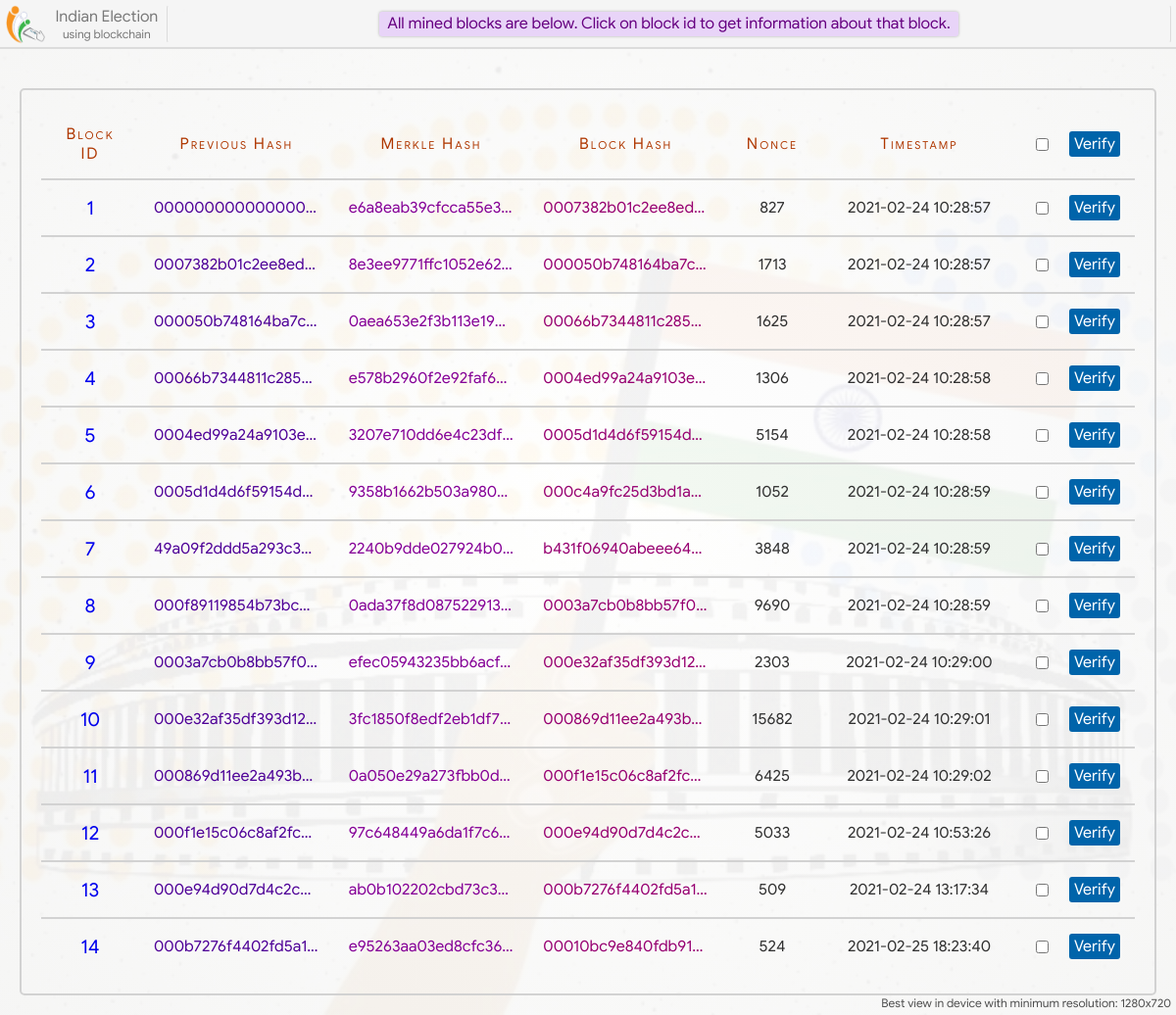
Screenshot of /blockchain/ with the database file from the repository.
### home/models.py (models this page shows)
class Block(models.Model):
    prev_hash = models.CharField(max_length=100, blank=True)
    merkle_hash = models.CharField(max_length=100, blank=True)
    this_hash = models.CharField(max_length=100, blank=True)
    nonce = models.IntegerField(null=True)
    timestamp = models.DateTimeField()

### home/views.py (the view)
# urls.py: path('blockchain/', views.blockchain, name='blockchain'),
def blockchain(request):
    blocks = Block.objects.all()
    return render(request, 'blockchain.html', {'blocks':blocks})

### home/templates/blockchain.html (shortened to what this page needs)
{% extends 'base.html' %}
{% load static %}
{% block head %}
    <link rel="stylesheet" type="text/css" href="{% static 'css/blockchain.css' %}">
{% endblock %}
{% block main_content %}
<div class="blocks">
    <table class="mine-block-result">
        <tr class="table-header">
            <td>Block ID</td>
            <td>Previous Hash</td>
            <td>Merkle Hash</td>
            <td>Block Hash</td>
            <td>Nonce</td>
            <td>Timestamp</td>
            <td> <div class="verify-button" title="Click to verify selected Blocks"> <input type="checkbox" onchange="verifySelect(this)"> <span onclick="verifyBlock(this)">Verify</span> </div> </td>
        </tr>
        {% if blocks %}
        {% for block in blocks %}
        <tr id="{{ block.id }}">
            <td> <a class="block-info-link" href="/block-info/?id={{block.id}}"> {{ block.id }} </a> </td>
            <td title="{{ block.prev_hash }}" style="color: rgb(78, 0, 151);">{{ block.prev_hash }}</td>
            <td title="{{ block.merkle_hash }}" style="color: rgb(133, 0, 151);">{{ block.merkle_hash }}</td>
            <td title="{{ block.this_hash }}" style="color: rgb(151, 0, 113);">{{ block.this_hash }}</td>
            <td>{{ block.nonce }}</td>
            <td>{{ block.timestamp|date:"Y-m-d" }} {{ block.timestamp|time:"H:i:s" }}</td>
            <td> <div class="verify-button" title="Click to verify this Block"> <input type="checkbox" onchange="verifySelect(this)"> <span onclick="verifyBlock(this)">Verify</span> </div> </td>
        </tr>
        {% endfor %}
        {% else %}
        <tr>
            <td colspan="7">No Blocks</td>
        </tr>
        {% endif %}
    </table>
</div>
{% endblock %}

### home/templates/base.html (shortened to what this page needs)
{% load static %}
<!DOCTYPE html>
<html lang="en">
<head>
    <link rel="stylesheet" type="text/css" href="{% static 'css/animations.css' %}">
    <link rel="stylesheet" type="text/css" href="{% static 'css/loading.css' %}">
    <link rel="stylesheet" type="text/css" href="{% static 'css/base.css' %}">
    <link rel="stylesheet" type="text/css" href="{% static 'css/home.css' %}">
    <link rel="stylesheet" type="text/css" href="{% static 'css/candidate-profile.css' %}">
    <link rel="stylesheet" type="text/css" href="{% static 'css/voting.css' %}">
    <link rel="stylesheet" type="text/css" href="{% static 'css/final-status.css' %}">
    {% block head %}{% endblock %}
</head>
<body>
    <div class="gradient"></div>
    <div class="main-content">
        {% block main_content %}{% endblock %}
    </div>
    <div class="header">
            <div class="logo" title="Navigation Bar">
                <img style="height: 40px; width: 40px; margin: auto;" src="{% static 'images/logo.png' %}">
                <div class="logo-text">
                    <span class="logo-text" style="font-size: 16px;">Indian Election</span>
                    <span class="logo-text" style="font-size: 12px;">using blockchain</span>
                </div>
            </div>
            <div class="status-box">
            </div>
    </div>
    <div class="view-msg">Best view in device with minimum resolution: 1280x720</div>
</body>
</html>

### home/static/css/base.css (style rules this page uses)
* { box-sizing: border-box; font-family: calibri; font-size: 20px; }
a { text-decoration: none; }
html, body { display: flex; padding: 0; margin: 0; width: 100%; min-height: 100%; }
body { display: flex; flex-direction: column; background: url('../images/vote-bg.jpg'); background-position: center; background-repeat: no-repeat; background-size: cover; background-attachment: fixed; }
.gradient { position: fixed; top: 0; left: 0; height: 100%; width: 100%; background: radial-gradient(rgba(255,255,255, 0.95), rgba(245,245,245, 0.95)); background-attachment: fixed; z-index: -10; }
.header { position: fixed; top: 0px; left: 0px; height: 50px; padding: 5px; padding-left: 0; display: flex; width: 100%; background: rgb(245, 245, 245, 0.95); border-bottom: 2px solid rgba(0,0,0,0.1); z-index: 7; }
.header > .logo { display: flex; min-width: 170px; width: max-content; padding-right: 3px; cursor: pointer; }
.header > .logo > .logo-text { margin: auto; color: rgba(0,0,0,0.5); margin-left: 5px; display: flex; flex-direction: column; text-align: center; }
.status-box { overflow: hidden; display: flex; flex-direction: column; margin: auto; flex: 1; border: 1px solid rgba(255, 0, 0, 0); border-left: 1px solid rgba(0,0,0,0.1); border-right: 1px solid rgba(0,0,0,0.1); border-radius: 3px; padding: 4px 10px; height: 39px; }
.main-content { display: flex; margin: auto; margin-top: 70px; min-height: calc(100% - 70px); padding: 20px; width: 100%; }
.view-msg { position: fixed; bottom: 5px; right: 5px; font-size: 12px; color: rgb(80, 80, 80); }

### home/static/css/blockchain.css (style rules this page uses)
.blocks { width: 100%; margin: auto; display: flex; padding: 20px; border: 2px solid rgb(210, 210, 210); border-radius: 5px; }
table.mine-block-result { width: 100%; border-collapse: collapse; word-wrap: break-word; table-layout: fixed; }
table.mine-block-result tr { border-bottom: 2px solid rgb(210, 210, 210); }
table.mine-block-result tr:last-child { border-bottom: none; }
table.mine-block-result td { text-align: center; padding: 15px; color: rgb(49, 49, 49); font-size: 16px; }
table.mine-block-result tr td:first-child { width: 100px; }
table.mine-block-result tr td:nth-child(5) { width: 100px; }
table.mine-block-result tr td:nth-child(6) { width: 200px; }
table.mine-block-result tr td:last-child { text-align: right; width: 120px; letter-spacing: 0; font-variant: normal; }
.verify-button { display: flex; justify-content: space-between; align-items: center; }
.verify-button span { padding: 0; margin: 0; font-size: 16px; background: rgba(0, 100, 170); font-weight: bold; padding: 3px 5px; border-radius: 3px; color: white; cursor: pointer; }
table.mine-block-result tr td:nth-child(2), table.mine-block-result tr td:nth-child(3), table.mine-block-result tr td:nth-child(4) { white-space: nowrap; overflow: hidden !important; text-overflow: ellipsis; }
tr.table-header td { color: #af3700; font-size: 16px; letter-spacing: 2px; font-variant: small-caps; }
.block-info-link { padding: 5px 12px; border-radius: 3px; transition: 0.3s; }

### rows the page displays
Block: id "1", prev_hash "000000000000000…", merkle_hash "e6a8eab39cfcca55e3…", this_hash "0007382b01c2ee8ed…", nonce "827", timestamp "2021-02-24", timestamp "10:28:57"
Block: id "2", prev_hash "0007382b01c2ee8ed…", merkle_hash "8e3ee9771ffc1052e62…", this_hash "000050b748164ba7c…", nonce "1713", timestamp "2021-02-24", timestamp "10:28:57"
Block: id "3", prev_hash "000050b748164ba7c…", merkle_hash "0aea653e2f3b113e19a…", this_hash "00066b7344811c285…", nonce "1625", timestamp "2021-02-24", timestamp "10:28:57"
Block: id "4", prev_hash "00066b7344811c285…", merkle_hash "e578b2960f2e92faf6…", this_hash "0004ed99a24a9103e…", nonce "1306", timestamp "2021-02-24", timestamp "10:28:58"
Block: id "5", prev_hash "0004ed99a24a9103e…", merkle_hash "3207e710dd6e4c23df…", this_hash "0005d1d4d6f59154d…", nonce "5154", timestamp "2021-02-24", timestamp "10:28:58"
Block: id "6", prev_hash "0005d1d4d6f59154d…", merkle_hash "9358b1662b503a980…", this_hash "000c4a9fc25d3bd1a…", nonce "1052", timestamp "2021-02-24", timestamp "10:28:59"
Block: id "7", prev_hash "49a09f2ddd5a293c3…", merkle_hash "2240b9dde027924b0…", this_hash "b431f06940abeee64…", nonce "3848", timestamp "2021-02-24", timestamp "10:28:59"
Block: id "8", prev_hash "000f89119854b73bc…", merkle_hash "0ada37f8d087522913…", this_hash "0003a7cb0b8bb57f0…", nonce "9690", timestamp "2021-02-24", timestamp "10:28:59"
Block: id "9", prev_hash "0003a7cb0b8bb57f0…", merkle_hash "efec05943235bb6acf…", this_hash "000e32af35df393d12…", nonce "2303", timestamp "2021-02-24", timestamp "10:29:00"
Block: id "10", prev_hash "000e32af35df393d12…", merkle_hash "3fc1850f8edf2eb1df7…", this_hash "000869d11ee2a493b…", nonce "15682", timestamp "2021-02-24", timestamp "10:29:01"
Block: id "11", prev_hash "000869d11ee2a493b…", merkle_hash "0a050e29a273fbb0d…", this_hash "000f1e15c06c8af2fc…", nonce "6425", timestamp "2021-02-24", timestamp "10:29:02"
Block: id "12", prev_hash "000f1e15c06c8af2fc…", merkle_hash "97c648449a6da1f7c6…", this_hash "000e94d90d7d4c2c…", nonce "5033", timestamp "2021-02-24", timestamp "10:53:26"
Block: id "13", prev_hash "000e94d90d7d4c2c…", merkle_hash "ab0b102202cbd73c3…", this_hash "000b7276f4402fd5a1…", nonce "509", timestamp "2021-02-24", timestamp "13:17:34"
Block: id "14", prev_hash "000b7276f4402fd5a1…", merkle_hash "e95263aa03ed8cfc36…", this_hash "00010bc9e840fdb91…", nonce "524", timestamp "2021-02-25", timestamp "18:23:40"
